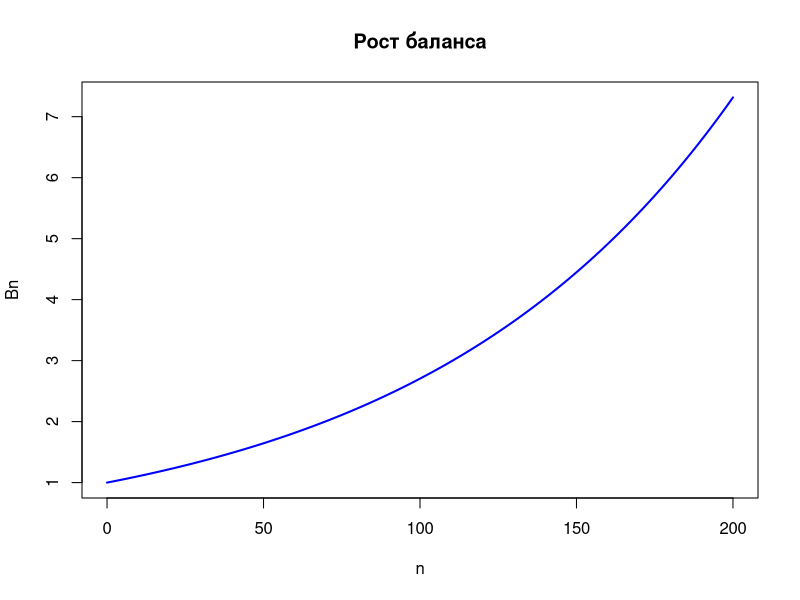
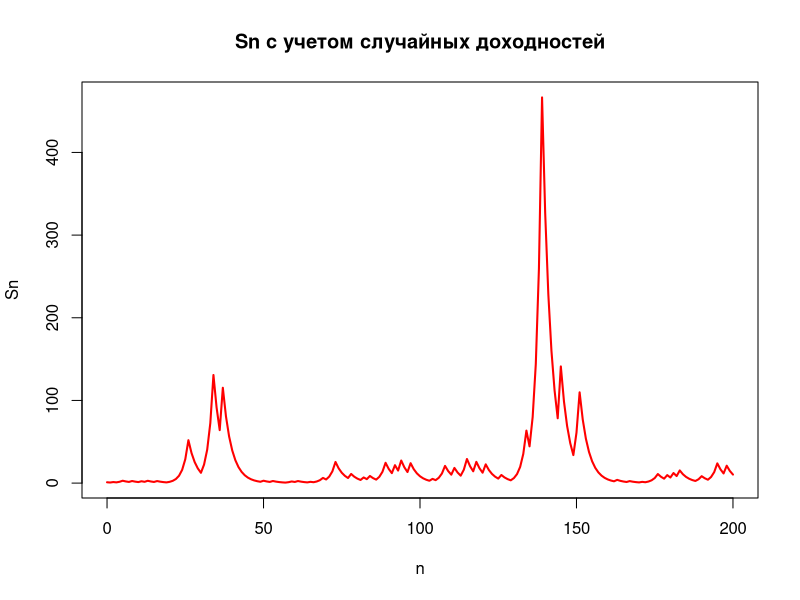

Source code (R) for these figures, in order:
set.seed(123)
#Variable&Function-Declaration
rate = 0.01
ib = 1
n = 200

initp = 1
success = 0.8
fail = -0.3
pofsuccess = 0.4

BnFunc = function(initial_balance, rate, per) {
  B = numeric(per + 1)
  B[1] = initial_balance
  for (i in 2:(per + 1)) {
    B[i] = (1 + rate) * B[i - 1]
  }
  return(B)
}
RhoGen = function(per, pofsuccess, success, fail) {
  rhos = numeric(n)
  for (i in 1:n) {
    if (rbinom(1, 1, pofsuccess) == 1) {
      rhos[i] = success  
    } else {
      rhos[i] = fail  
    }
  }
  return(rhos)
}
SnFunc = function(initial_price, rhos) {
  Sn = numeric(length(rhos) + 1)
  Sn[1] = initial_price
  for (i in 2:(length(rhos) + 1)) {
    Sn[i] = (1 + rhos[i - 1]) * Sn[i - 1]
  }
  return(Sn)
}

#Bn----
Bn = BnFunc(ib, rate, n)
plot(0:n, Bn, type = "l", col = "blue", lwd = 2,xlab = "n", ylab = "Bn",
     main = "Рост баланса")


#Sn----
# Генерация случайных доходностей и расчет последовательности
RH = RhoGen(n, pofsuccess, success, fail)
Sn = SnFunc(initp, RH)

# Построение графика
plot(0:n, Sn, type = "l", col = "red", lwd = 2,
     xlab = "n", ylab = "Sn",
     main = "Sn с учетом случайных доходностей")



